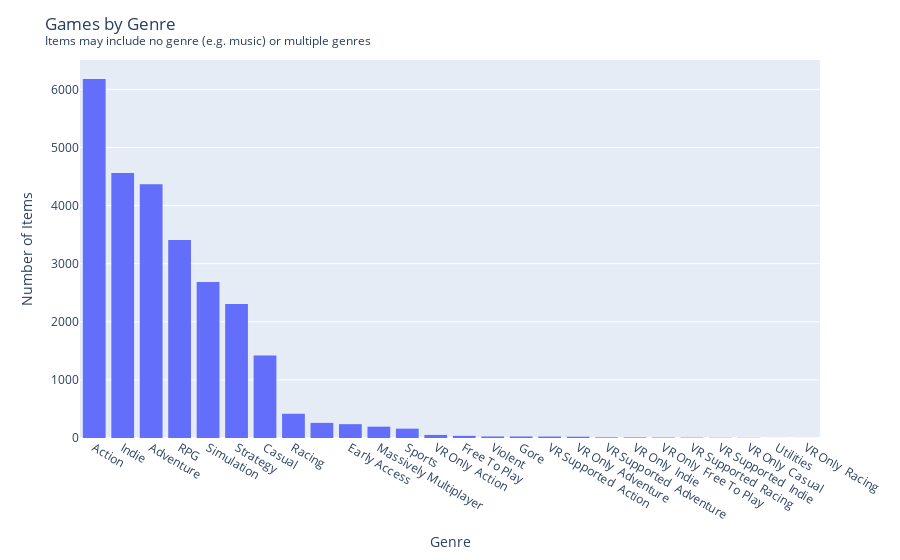

Notebook code for this chart:
### Markdown cell above
## genres

### Code cell
genres = df["genres"].sum()

fig = px.histogram(genres, nbins=100)
fig.update_layout(
    xaxis={
        "categoryorder": "total descending"
    },
    title="Games by Genre<br><sup>Items may include no genre (e.g. music) or multiple genres</sup>",
    xaxis_title="Genre",
    yaxis_title="Number of Items",
    showlegend=False
)
fig.show()

### Figure 1 — Plotly figure (JSON) as saved in the notebook; plotly's stock layout.template omitted (floating-point values rounded to 4 significant figures; data arrays with more than 128 entries replaced by an {"elided": "..."} marker saying what was removed)
{"data": [{"bingroup": "x", "hovertemplate": "variable=0<br>value=%{x}<br>count=%{y}<extra></extra>", "legendgroup": "0", "marker": {"color": "#636efa", "pattern": {"shape": ""}}, "name": "0", "nbinsx": 100, "orientation": "v", "showlegend": true, "type": "histogram", "x": {"elided": "26441 str values"}, "xaxis": "x", "yaxis": "y"}], "layout": {"barmode": "relative", "legend": {"title": {"text": "variable"}, "tracegroupgap": 0}, "margin": {"t": 60}, "showlegend": false, "title": {"text": "Games by Genre<br><sup>Items may include no genre (e.g. music) or multiple genres</sup>"}, "xaxis": {"anchor": "y", "categoryorder": "total descending", "domain": [0, 1], "title": {"text": "Genre"}}, "yaxis": {"anchor": "x", "domain": [0, 1], "title": {"text": "Number of Items"}}}}
